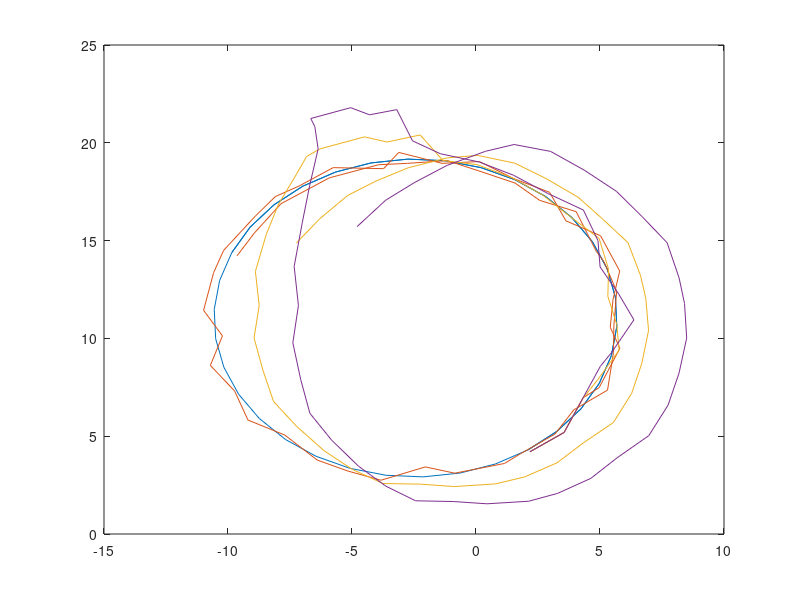

The MATLAB script that drew this image:
% traj =[...
%     2.1000 4.3000;...
%     3.2618  5.2488;...
%     4.2295 6.3949;...
%     4.9701 7.6993;...
%     5.4585 9.1176;...
%     5.6779 10.6014;...
%     5.6209 12.1004;...
%     5.2895 13.5633;...
%     4.6948 14.9404;...
%     3.8573 16.1848;...
%     2.8054   17.2541];
% 
% m = traj;
% m = normrnd(traj,0.5);



clear;

dist = 1.5;
turn = 2*pi / 34.0;
measurement_noise = 0.15*dist;
steps = 55;
init = [2.1; 4.3; 0.5];


traj = zeros(steps,2);
m  = zeros(steps,2); 
last = init;


% Extended Kalman Filter




f = @(x)[x(1)+x(4)*cos(x(3)+x(5));...
         x(2)+x(4)*sin(x(3)+x(5));...
         x(3)+x(5);...
         x(4);...
         x(5);...
        ];

h = @(x)[x(1);x(2)];

x_vec = [init;dist;turn];
for i=1:steps
    traj(i,:) = h(x_vec);
    m(i,:) = normrnd(h(x_vec),measurement_noise);
    
    x_vec = f(x_vec);
end



s = zeros(steps-1,1);
a = zeros(steps-1,1);

for i =2:steps
    dx = m(i,1)-m(i-1,1);
    dy = m(i,2)-m(i-1,2);
    s(i-1) = sqrt(dx^2 + dy^2);
    a(i-1) = atan2(dy,dx);
end

da = zeros(steps-2,1);
th = zeros(steps-2,1);
for i=2:steps-1
    da(i-1) = a(i)-a(i-1);
    th(i-1) = a(i)-i*da(i-1);
end

s_avg = zeros(steps-1,1);

for i = 1:steps-1
    s_avg(i) = sum(s(1:i))/i;
end

da_avg = zeros(steps-2,1);
th_avg = zeros(steps-2,1);
for i = 1:steps-2
    da_avg(i) = sum(da(1:i))/i;
    th_avg(i) = sum(th(1:i))/i;
end



x_est = zeros(steps,2);

for j = 1:steps
    x_est_temp = zeros(j,2);
    for i = 1:j
        if i < 3
            x_est_temp(i,:) = m(i,:);
        else
            %dx = s_avg(i-1) * cos(th_avg(i-2)+(i-1)*da_avg(i-2));
            %dy = s_avg(i-1) * sin(th_avg(i-2)+(i-1)*da_avg(i-2));

            dx = s_avg(i-1) * cos(th_avg(j-2)+(i-1)*da_avg(j-2));
            dy = s_avg(i-1) * sin(th_avg(j-2)+(i-1)*da_avg(j-2));

            x_est_temp(i,1) = (x_est_temp(i-1,1)+dx + m(i,1))/2;
            x_est_temp(i,2) = (x_est_temp(i-1,2)+dy + m(i,2))/2;
        end
    end
    x_est(j,:) = x_est_temp(j,:);
end


x_predict = zeros(steps,2);
x_predict(1:3,:) = m(1:3,:);
for i = 3:steps-1
    
    dx = s_avg(i-1) * cos(th_avg(i-2)+(i-1)*da_avg(i-2));
    dy = s_avg(i-1) * sin(th_avg(i-2)+(i-1)*da_avg(i-2));
    x_predict(i+1,1) = x_est(i,1)+dx;
    x_predict(i+1,2) = x_est(i,2)+dy;
end
plot(traj(:,1),traj(:,2),m(:,1),m(:,2),x_est(:,1),x_est(:,2),x_predict(:,1),x_predict(:,2))

error= zeros(steps,1);
for i =1:steps
    error(i) = sqrt ( (traj(i,1)-x_predict(i,1))^2+(traj(i,2)-x_predict(i,2))^2);
end

            
    
       
